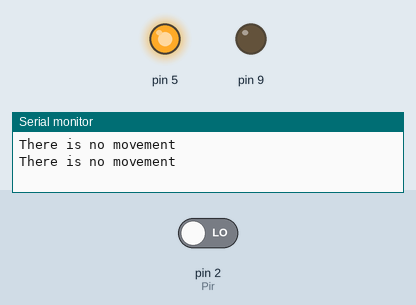
A sketch run on a simulated Arduino Uno, built with avr-gcc and run on an emulated ATmega328P. On the bench: output pins drawn as LEDs (lit = HIGH), the last lines printed to the serial monitor. Inputs (shaded band) come from the test bench; at power-on: pin 2 (Pir) LOW.

Above: at 1.2 s.
1.3 s: pin 2 (Pir) driven HIGH
At 2.4 s:
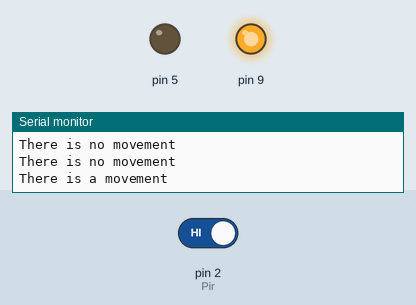
Timing chart, 0 to 6.5 s (numbered marks = the images above; inputs shaded):
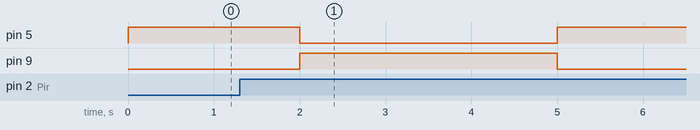

The sketch:

Task_T2P.ino
```cpp
const int Pir = 2;
volatile bool Movement = false;

void setup() {
  pinMode(Pir, INPUT);
  pinMode(9, OUTPUT);
  pinMode(5, OUTPUT);
  Serial.begin(9600);

  attachInterrupt(digitalPinToInterrupt(Pir), WhenInterrupted, RISING);
}

void loop() {
  if (Movement)
  {
    Serial.println("There is a movement");
    digitalWrite(9, HIGH);
    digitalWrite(5, LOW);
    delay(2000);
    Movement = false;

  }

  else
  {
    Serial.println("There is no movement");
    digitalWrite(5, HIGH);
    digitalWrite(9, LOW);
  }

  delay(1000);
}

void WhenInterrupted() {
  Movement = true;

}
```

Measured:
- after the input at 1.3 s, pin 5: HIGH → LOW after 0.70 s, → HIGH 3.0 s later; pin 9: LOW → HIGH after 0.70 s, → LOW 3.0 s later
